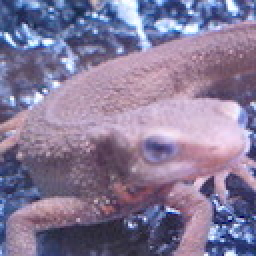
#> input picture img/imori.jpg, 128 x 128 px, found by its file name (shown 2 times larger)
$ python transform.py
#> lines starting #> are read from the running program, lines starting #| are printed output that depends on the picture
import cv2
import numpy as np

# スケール変換 2倍
# 第2引数は出力画像のサイズ　Noneでfx,fyを指定する必要がある Interpolationは補間方法
img = cv2.imread('img/imori.jpg')
#> img is the input picture: shape (128, 128, 3); mean B, G, R 152.8, 121.8, 134.1
res = cv2.resize(img, None, fx=2, fy=2, interpolation=cv2.INTER_CUBIC)
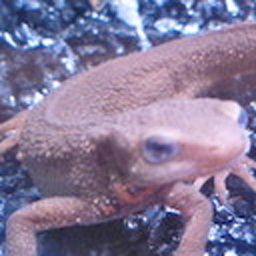
#> res: shape (256, 256, 3); mean B, G, R 152.7, 121.8, 134.1

# 並進
"""
cv2.warpAffine は2x3の変換行列を入力する
cv2.warpPerspective は3x3の変換行列を入力とします
"""
img = cv2.imread('img/imori.jpg', 0)
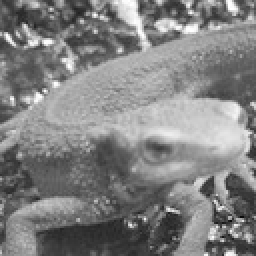
#> img: shape (128, 128) (shown 2 times larger); min 8, max 255, mean 129.1
rows , cols = img.shape
#> rows = 128; cols = 128
M = np.float32([[1, 0, 100], [0, 1, 50]])
# 第３引数は出力画像のサイズ
dst = cv2.warpAffine(img, M, (cols, rows))
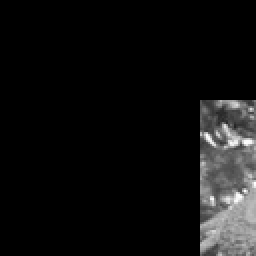
#> dst: shape (128, 128) (shown 2 times larger); min 0, max 255, mean 16.7

# 回転
# 第1引数は回転の中心座標、第2引数は回転角度、第3引数はスケール
M = cv2.getRotationMatrix2D((cols/2, rows/2), 90, 1)
dst = cv2.warpAffine(img, M, (cols, rows))
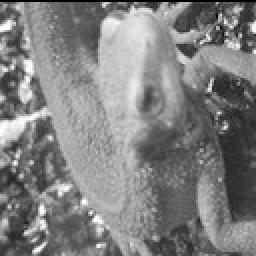
#> dst: shape (128, 128) (shown 2 times larger); min 0, max 255, mean 128.2

# アフィン変換　並行性を保つ変換
img = cv2.imread('img/imori.jpg')
rows, cols, ch = img.shape
#> ch = 3

# 変換前後の座標を指定　3点必要
pts1 = np.float32([[50, 50], [200, 50], [50, 200]])
pts2 = np.float32([[10,100],[200,50],[100,250]])

M = cv2.getAffineTransform(pts1, pts2)
dst = cv2.warpAffine(img, M, (cols, rows))
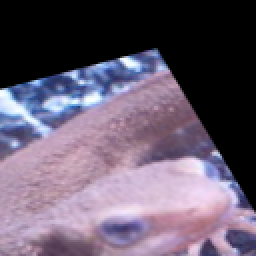
#> dst: shape (128, 128, 3) (shown 2 times larger); mean B, G, R 109.6, 90.7, 103.1

# 射影変換 4点必要
pts1 = np.float32([[56,65],[368,52],[28,387],[389,390]])
pts2 = np.float32([[0,0],[300,0],[0,300],[300,300]])

M = cv2.getPerspectiveTransform(pts1, pts2)
#> (the run stopped early here; a loop or call above may not have finished)

$ run again, with img/baby.jpg copied over img/imori.jpg
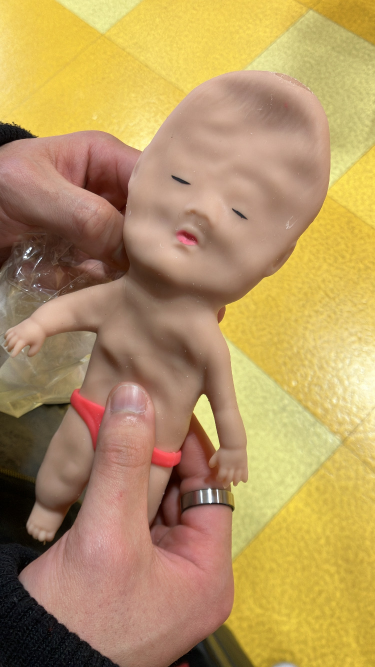
#> input picture img/baby.jpg, 750 x 1334 px, found by its file name (shown at 1/2 size)
#> img is the input picture: shape (1334, 750, 3); mean B, G, R 97.4, 150.3, 181.8
#> `img = cv2.imread('img/imori.jpg', 0)`:
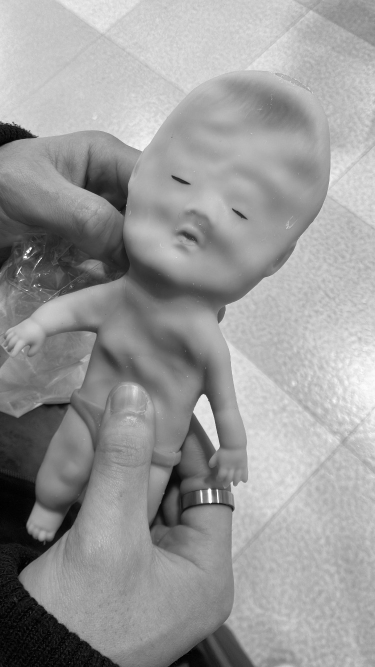
#> img: shape (1334, 750) (shown at 1/2 size); min 0, max 255, mean 153.7
#> `dst = cv2.warpAffine(img, M, (cols, rows))`:
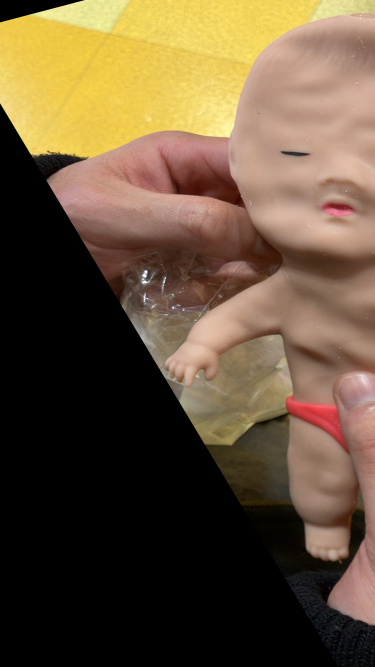
#> dst: shape (1334, 750, 3) (shown at 1/2 size); mean B, G, R 58, 82.6, 101.9

$ run again, with img/clahe_1.jpg copied over img/imori.jpg
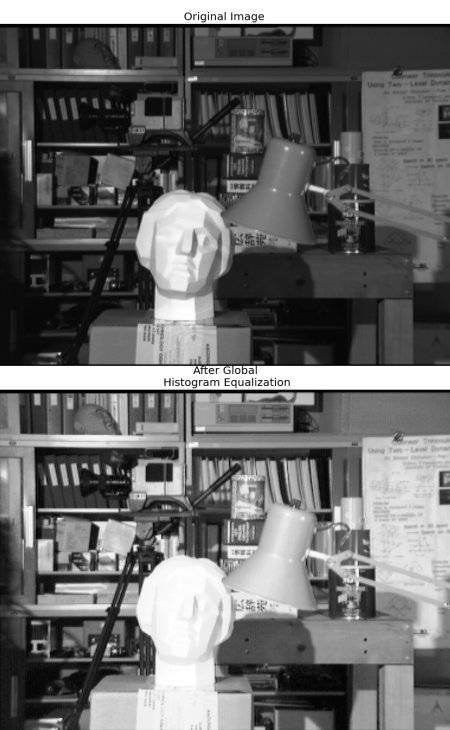
#> input picture img/clahe_1.jpg, 450 x 730 px, found by its file name
#> img is the input picture: shape (730, 450, 3); min 0, max 255, mean 107.8
#> img: shape (730, 450)
#> `dst = cv2.warpAffine(img, M, (cols, rows))`:
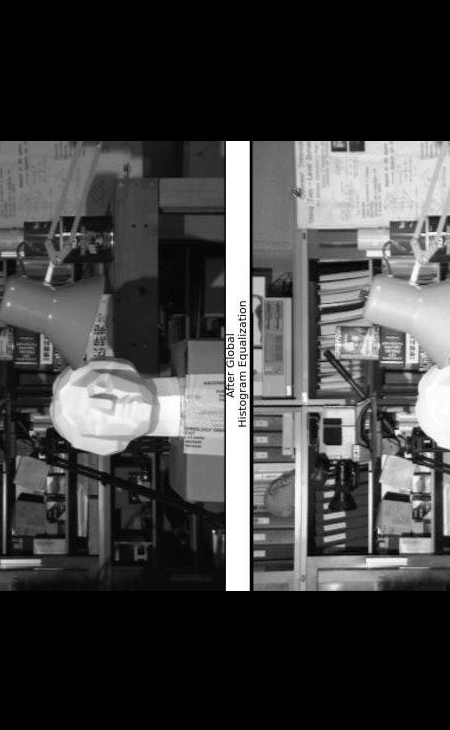
#> dst: shape (730, 450); min 0, max 255, mean 67.1
#> `dst = cv2.warpAffine(img, M, (cols, rows))`:
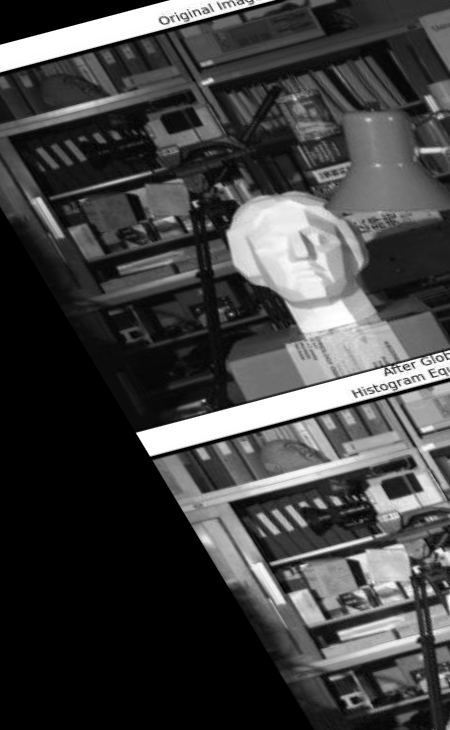
#> dst: shape (730, 450, 3); min 0, max 255, mean 66.2
